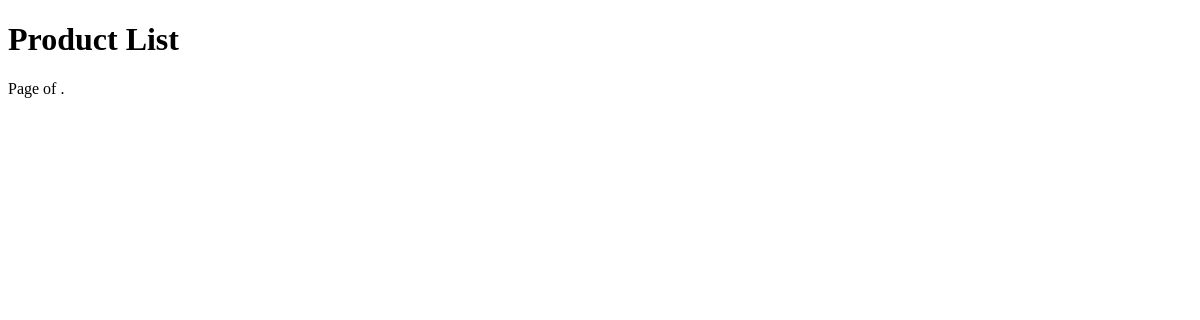
Before: / with the older database file.
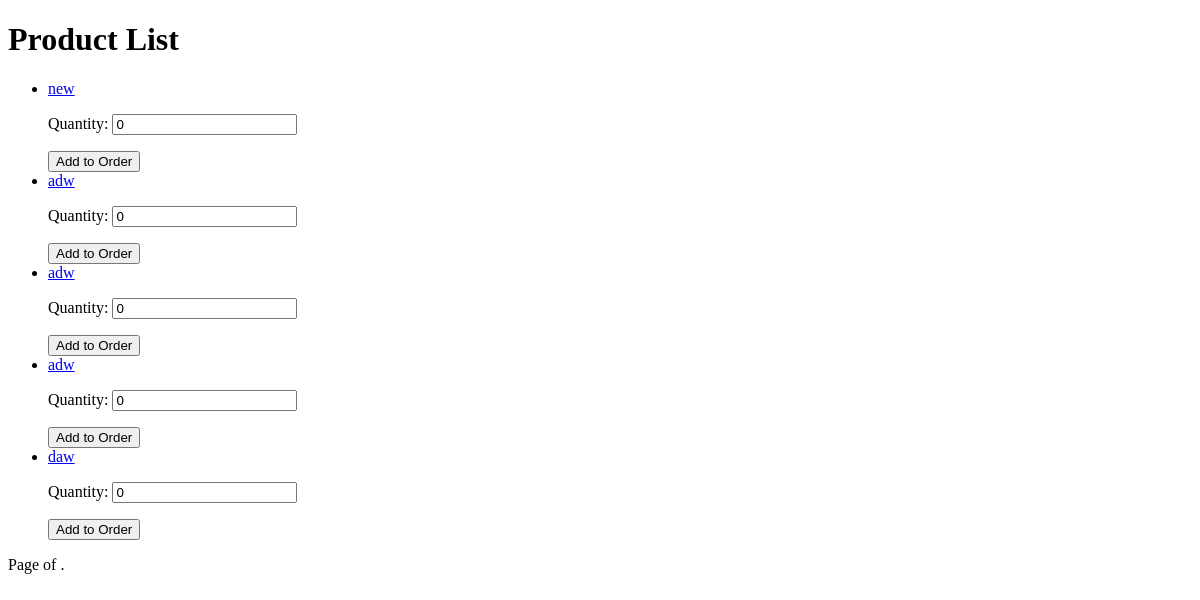
After: the same page with the newer database file.
### shop/models.py (models this page shows)
class Product(models.Model):
    category = models.ForeignKey(Category, on_delete=models.SET_NULL, null=True)
    name = models.CharField(max_length=200)
    description = models.TextField()
    price = models.DecimalField(max_digits=10, decimal_places=2)
    stock = models.IntegerField()
    image = models.ImageField(upload_to='products/', blank=True, null=True)

### shop/views.py (the view)
# urls.py: path('', ProductListView.as_view(), name='product_list'),
class ProductListView(ListView):
    model = Product
    template_name = 'shop/product_list.html'
    context_object_name = 'products'
    paginate_by = 10
    def get_context_data(self, **kwargs):
        context = super().get_context_data(**kwargs)
        context['form'] = AddProductToOrderForm()
        return context

### shop/forms.py
class AddProductToOrderForm(forms.ModelForm):
    class Meta:
        model = OrderItem
        fields = ['quantity']

### shop/templates/shop/product_list.html (shortened to what this page needs)
<!DOCTYPE html>
<html lang="en">
<head>
</head>
<body>
    <h1>Product List</h1>
    <ul>
        {% for product in products %}
        <li>
            <a href="{% url 'shop:product_detail' product.pk %}">{{ product.name }}</a>
            <form method="post" action="{% url 'shop:add_to_order' product.id %}">
                {{ form.as_p }}
                <button type="submit">Add to Order</button>
            </form>
        </li>
        {% endfor %}
    </ul>
    <div class="pagination">
        <span class="step-links">
            <span class="current">
                Page {{ products.number }} of {{ products.paginator.num_pages }}.
            </span>
        </span>
    </div>
</body>
</html>

Changed rows visible on the page:
added Product: name "new", quantity "0"
added Product: name "adw", quantity "0"
added Product: name "adw", quantity "0"
added Product: name "adw", quantity "0"
added Product: name "daw", quantity "0"
